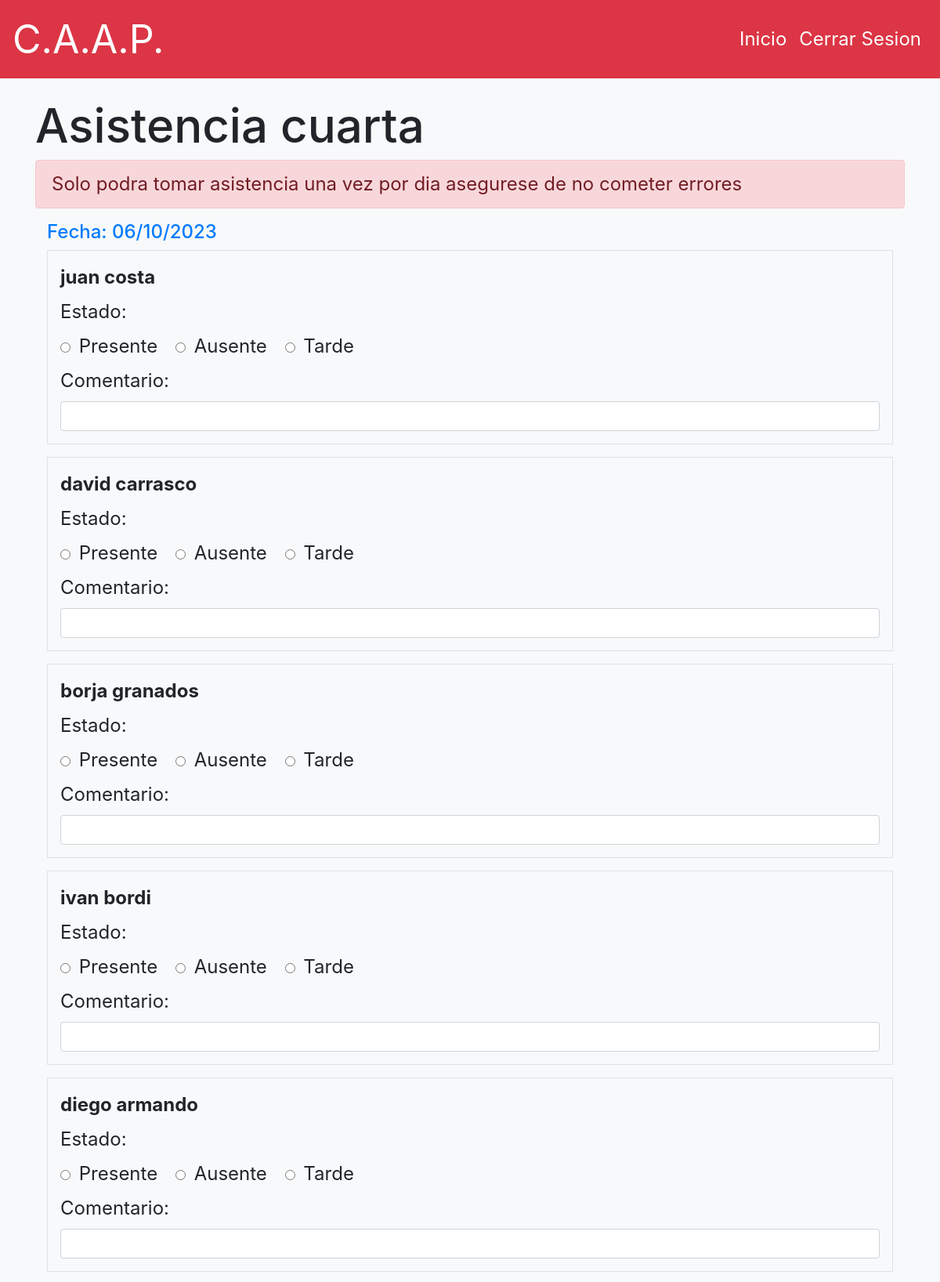
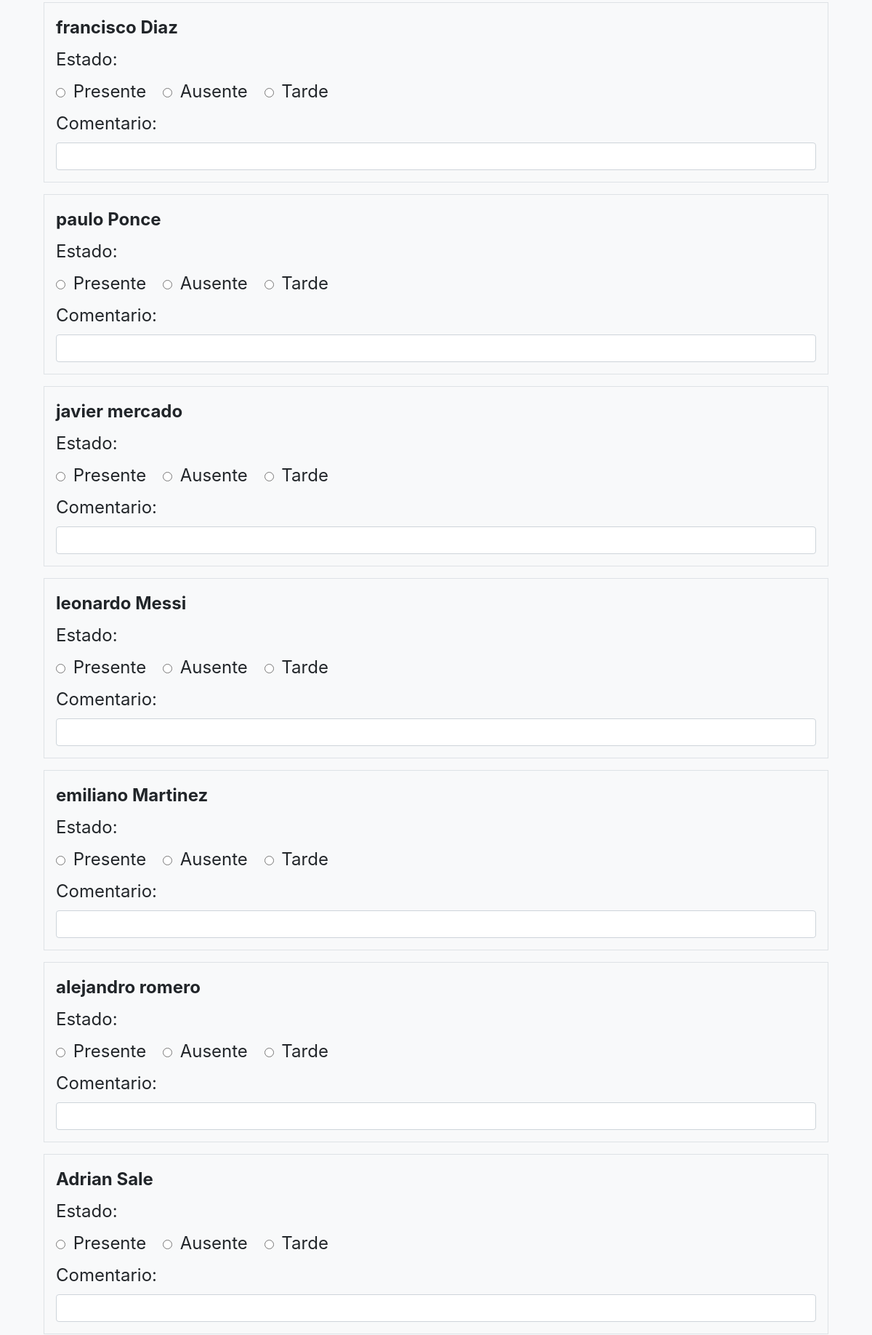
The page /asistencia/cuarta (signed in, upper part) on the database its author committed (2 pictures, top to bottom).
### network/models.py (models this page shows, shortened)
class User(AbstractUser):
    categoria = models.CharField(max_length=100, null=True , blank=True)
    categoria_estado = models.BooleanField(default=False)
    convocado_estado = models.BooleanField(default=False)
    mail_verificado = models.BooleanField(default= False)
    fecha_nacimiento = models.DateField(max_length=100,null=True)
    telefono1 = models.IntegerField(blank=True, null=True)
    telefono2 = models.IntegerField( blank=True, null=True)
    lesiones = models.CharField(max_length=10000, blank=True)
    enfermedades = models.CharField(max_length=10000, blank=True)
    genero = models.CharField(max_length=100,null=True)
    posicion = models.CharField(max_length=100,null=True, blank=True)
    trayectoria = models.CharField(max_length=10000, blank=True)
    dni = models.IntegerField(null=True, unique=True)
    logeado_como = models.CharField(default="jugador", max_length=100)
    titular = models.IntegerField(default=0)
    suplente = models.IntegerField( default=0)
    goles_jugador = models.IntegerField( default=0)
    ta_jugador = models.IntegerField(default=0)
    tr_jugador = models.IntegerField( default=0)

### network/views.py (the view, shortened to what this page needs)
# urls.py: path("asistencia/<str:categoria>" , views.asistencia , name="asistencia"),
@login_required(login_url='login')
def asistencia(request, categoria ):
    jugadores = User.objects.filter(logeado_como="jugador", categoria=categoria, categoria_estado=True)
    if request.method == "GET":
        fecha_actual = datetime.now()
        editar_asistencia =   Asistencia.objects.filter(fecha=fecha_actual, categoria=categoria).exists()
        if editar_asistencia == False:
            return render(request, 'network/asistencia.html', {
                "mensaje":"Solo podra tomar asistencia una vez por dia asegurese de no cometer errores",
                "jugadores" : jugadores,
                "categoria" :categoria,
                "fecha": fecha_actual.strftime("%d/%m/%Y")
            })
        else:
            return HttpResponse( "ya se tomo asistencia , por lo que no se puede llevar a cabo esta accion")

### network/templates/network/asistencia.html (shortened to what this page needs)
{% extends "network/layout.html" %}
{% load static %}
{% block body %}
    <h3> Asistencia {{categoria}} </h3>
    {% if mensaje %}
    <div class="alert alert-danger">
        {{mensaje}}
    </div>
    {% endif %}
    <div class="col-md-6 col-sm-12">
        <p class="h4 text-primary">Fecha: {{ fecha }}</p>
    </div>
    <div class="container">
        <div class="row">
            <form method="post" action="{% url 'asistencia' categoria %}" class="w-100">
                {% for jugador in jugadores %}
                <div class="col-md-12">
                    <div class="border p-3 mb-3">
                        <label for="estado_{{ jugador.id }}"><b>{{ jugador.first_name}} {{ jugador.last_name}}</b></label>
                        <br>
                        <label for="estado_{{ jugador.id }}">Estado:</label><br>
                        <input type="radio" name="estado_{{ jugador.id }}" value="presente" id="estado_presente_{{ jugador.id }}" class="mr-1">
                        <label for="estado_presente_{{ jugador.id }}" class="mr-3">Presente</label>
                        <input type="radio" name="estado_{{ jugador.id }}" value="ausente" id="estado_ausente_{{ jugador.id }}" class="mr-1">
                        <label for="estado_ausente_{{ jugador.id }}" class="mr-3">Ausente</label>
                        <input type="radio" name="estado_{{ jugador.id }}" value="tarde" id="estado_tarde_{{ jugador.id }}" class="mr-1">
                        <label for="estado_tarde_{{ jugador.id }}">Tarde</label>
                        <br>
                        <label for="comentario_{{ jugador.id }}">Comentario:</label>
                        <input type="text" name="comentario_{{ jugador.id }}" class="form-control">
                    </div>
                </div>
                {% endfor %}
                </div>
                </div>
{% endblock %}

### network/static/network/styles.css (style rules this page uses)
body { font-size: 24px; }
h1, h2, h3, h4, h5, h6 { font-size: 2.5em; }

### rows shown on the page
User: first_name "juan", last_name "costa"
User: first_name "david", last_name "carrasco"
User: first_name "borja", last_name "granados"
User: first_name "ivan", last_name "bordi"
User: first_name "diego", last_name "armando"
User: first_name "francisco", last_name "Diaz"
User: first_name "paulo", last_name "Ponce"
User: first_name "javier", last_name "mercado"
User: first_name "leonardo", last_name "Messi"
User: first_name "emiliano", last_name "Martinez"
User: first_name "alejandro", last_name "romero"
User: first_name "Adrian", last_name "Sale"

### other values the page prints
{{ categoria }} "cuarta"
{{ mensaje }} "Solo podra tomar asistencia una vez por dia asegurese de no cometer errores"
